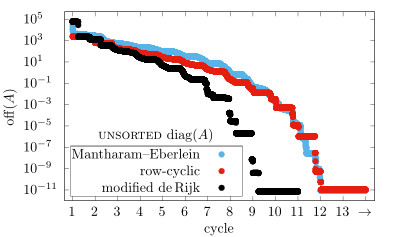

Reproduce this figure in gnuplot.
# max 140 (W) x 195 (H) mm
set term cairolatex pdf standalone header "\\usepackage{amsmath,amsfonts}" color font ", 10" size 10cm,6cm
set output "d512_off.tex"
set key bottom left vertical spacing 1.5 box width 2 title "\\textsc{unsorted} $\\mathop{\\mathrm{diag}}(A)$" offset 0,1
set logscale y

set xrange [-47000:1753609]
set xtics ("1" 1, "2" 130817, "3" 261633, "4" 392449, "5" 523265, "6" 654081, "7" 784897, "8" 915713, "9" 1046529, "10" 1177345, "11" 1308161, "12" 1438977, "13" 1569793, "$\\rightarrow$" 1700609)
set xlabel "cycle"

set yrange [1e-12:5e5]
set ylabel "$\\mathop{\\mathrm{off}}(A)$"
set ytics ("$10^{-11}$" 1e-11, "$10^{-9\\hphantom{0}}$" 1e-9, "$10^{-7\\hphantom{0}}$" 1e-7, "$10^{-5\\hphantom{0}}$" 1e-5, "$10^{-3\\hphantom{0}}$" 1e-3, "$10^{-1\\hphantom{0}}$" 1e-1, "$10^{1\\hphantom{-0}}$" 1e1, "$10^{3\\hphantom{-0}}$" 1e3, "$10^{5\\hphantom{-0}}$" 1e5)

set datafile columnheaders
plot "d512_9.csv" using 1:3 with points title "Mantharam--Eberlein" pointtype 7 linetype 3 pointsize 0.6875, \
     "d512_1.csv" using 1:3 with points title "row-cyclic" pointtype 7 linetype 7 pointsize 0.6875, \
     "d512_7.csv" using 1:3 with points title "modified de\\,Rijk" pointtype 7 linetype -1 pointsize 0.6875
